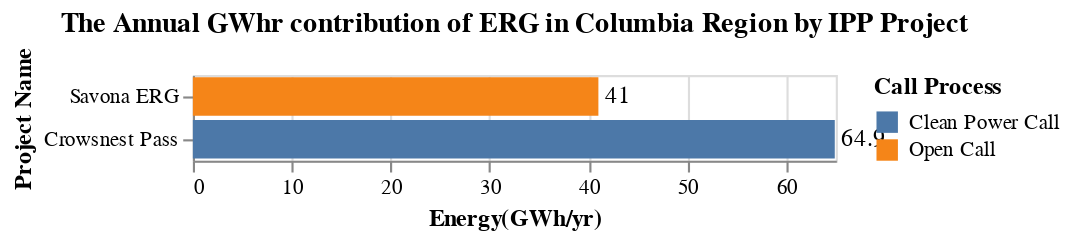

Notebook code cell kept with this figure:
### Markdown cell above
The bar chart energy_CR_Loc_chart, shows the energy contribution of the project and the call process by which it was acquired. 

The bar chart capacity_CR_Loc_chart, shows the capacity contribution of each of these projects and the call process by which it was acquired.

### Code cell
title = alt.TitleParams('The Annual GWhr contribution of ERG in Columbia Region by IPP Project')

capacity_IPP = alt.Chart(data_CR, title = title).mark_bar().encode(
                    alt.Y('Project_name', title='Project Name',sort='x'),
                    alt.X('sum(Energy(GWh/yr))', title='Energy(GWh/yr)'),
                    alt.Color('Call_process', title = 'Call Process')).properties( width=300)
energy_CR_Loc_chart = capacity_IPP + capacity_IPP.mark_text(
    color = 'black', align='left', dx = 3).encode(text='sum(Energy(GWh/yr))',color=alt.value('black'))
energy_CR_Loc_chart

### Figure 1 — Vega-Lite specification as saved in the notebook (floating-point values rounded to 4 significant figures)
{"config": {"view": {"continuousWidth": 300, "continuousHeight": 300}}, "layer": [{"mark": {"type": "bar"}, "encoding": {"color": {"field": "Call_process", "title": "Call Process", "type": "nominal"}, "x": {"aggregate": "sum", "field": "Energy(GWh/yr)", "title": "Energy(GWh/yr)", "type": "quantitative"}, "y": {"field": "Project_name", "sort": "x", "title": "Project Name", "type": "nominal"}}, "title": {"text": "The Annual GWhr contribution of ERG in Columbia Region by IPP Project"}}, {"mark": {"type": "text", "align": "left", "color": "black", "dx": 3}, "encoding": {"color": {"value": "black"}, "text": {"aggregate": "sum", "field": "Energy(GWh/yr)", "type": "quantitative"}, "x": {"aggregate": "sum", "field": "Energy(GWh/yr)", "title": "Energy(GWh/yr)", "type": "quantitative"}, "y": {"field": "Project_name", "sort": "x", "title": "Project Name", "type": "nominal"}}, "title": {"text": "The Annual GWhr contribution of ERG in Columbia Region by IPP Project"}}], "data": {"name": "data-2cbb1a616e2316fc487222598714a2f2"}, "width": 300, "$schema": "https://vega.github.io/schema/vega-lite/v5.20.1.json", "datasets": {"data-2cbb1a616e2316fc487222598714a2f2": [{"Sub_region": "Kelly Lake Nicola", "Project_name": "Savona ERG", "IPP_seller": "EnPower Green Energy Generation Limited Partnership", "Location": "Savona", "Type": "ERG", "Year": "2006", "Call_process": "Open Call", "Capacity(MW)": 6.0, "Energy(GWh/yr)": 41.0, "Region": "Columbia Region"}, {"Sub_region": "East Kootenay", "Project_name": "Crowsnest Pass", "IPP_seller": "Enfinite BC LP", "Location": "Sparwood", "Type": "ERG", "Year": "2010", "Call_process": "Clean Power Call", "Capacity(MW)": 10.5, "Energy(GWh/yr)": 64.9, "Region": "Columbia Region"}]}}
